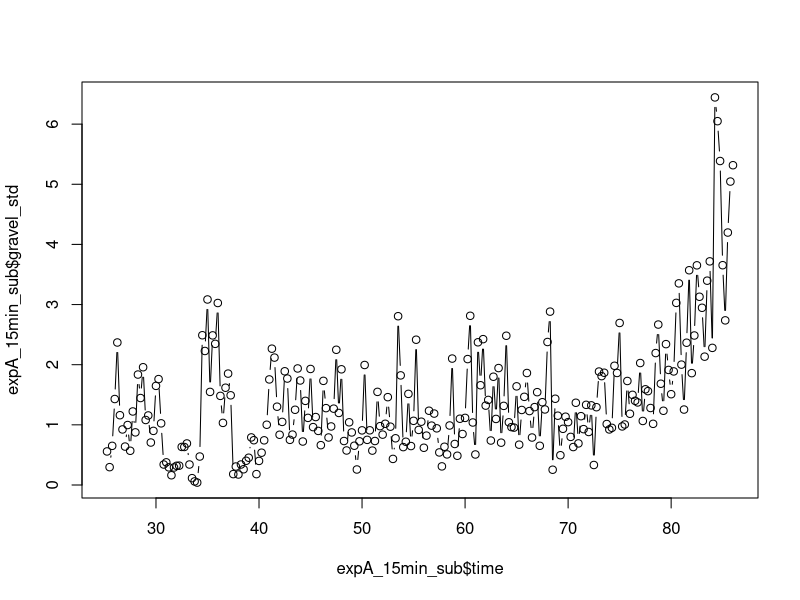
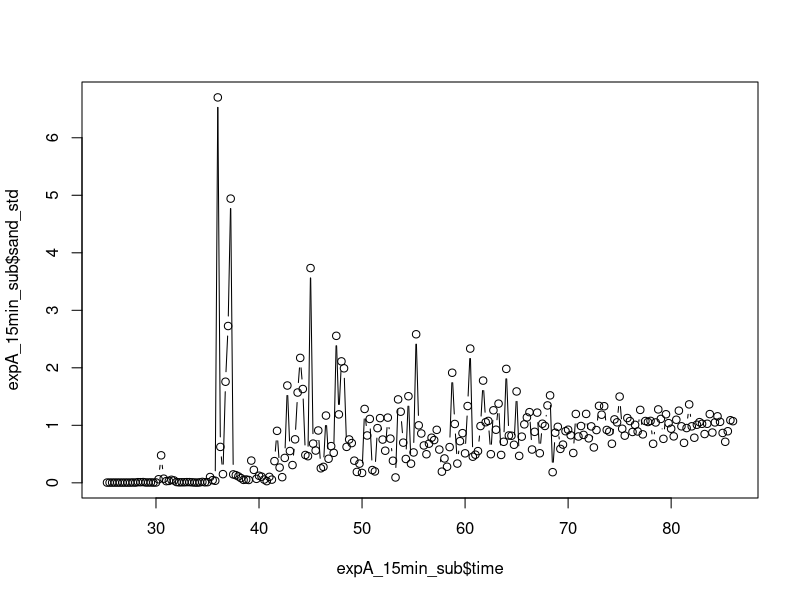

The R script that drew these images, in order: (Note: this script raises an error after producing the figures.)


# Read Marwan's data, subset and rename 5 columns ------------------------------

# Load Experiment A. Gravel feed begins at 10.83 g/ms and decreases to 0 g/ms,
# while the sand feed starts at 0 g/ms and increases to 10.83 g/ms. The
# experiment was run for 88 hrs with a data point every 15 min.

expA_15min <- read.csv("ExpA-15min.csv", header=TRUE)
expA_15min_sub <- expA_15min[,c(3,8:11)]
colnames(expA_15min_sub) <- c("time","gravel_rate","gravel_feed","sand_rate","sand_feed")
head(expA_15min_sub)
expA_15min_sub <- expA_15min_sub[25:277,]

# Standardize data by feed rate:
gravel_std <- expA_15min_sub$gravel_rate / expA_15min_sub$gravel_feed
gravel_std <- ifelse(is.finite(gravel_std)==TRUE,gravel_std,NA)
expA_15min_sub$gravel_std <- gravel_std

sand_std <- expA_15min_sub$sand_rate / expA_15min_sub$sand_feed
sand_std <- ifelse(is.nan(sand_std)==FALSE,sand_std,NA)
expA_15min_sub$sand_std <- sand_std

good <- complete.cases(expA_15min_sub)
expA_15min_sub <- expA_15min_sub[good,]

plot(expA_15min_sub$time,expA_15min_sub$gravel_std,type="b")
plot(expA_15min_sub$time,expA_15min_sub$sand_std,type="b")

expA_dat_n <- select(expA_15min_sub,gravel_std,sand_std)


# Create the timeseries:
expA_ts <- ts(data = expA_dat_n, start = 25, frequency = 4)
head(expA_ts)
tail(expA_ts)
plot(expA_ts)
#expA_ts[1,2] <- NA 
head(expA_ts)

# Set window length (see Golyandina, N., Korobeynikov, A., Shlemov, A., Usevich,
# K., 2013. Multivariate and 2D Extensions of Singular Spectrum Analysis with the
# Rssa Package. arXiv. doi:10.18637/jss.v067.i02):
N_expA <- length(expA_ts[,1])
s_expA <- length(expA_ts[1,])
window_length <- round(s_expA*(N_expA+1)/(s_expA+1))
print(window_length)


# Basic MSSA -------------------------------------------------------------------

s_expA <- ssa(expA_ts, L=window_length, kind="mssa") # Create an SSA object
s_expA # Look inside the SSA object for relevant details
plot(s_expA) # These are the eignevalues
plot(s_expA, type = "vectors", idx = 1:12) # These are the first eigenvectors given by the vector indicies
plot(s_expA, type = "paired", idx = 1:12, plot.contrib = FALSE) # These are the pairs of eigenvectors -- the 'groups' arguement specifies the grouping plot
plot(wcor(s_expA)) # This produces a w-correlation matrix
grouping.auto(s_expA, grouping.method = c("wcor"))

# Stop an determine the eigenvectors that represent the trend:
s_expA_recon <- reconstruct(s_expA, groups = list(1)) #list the eigenvectors that represent the trend -- "s_expA_recon" contains the residuals
expA_trend <- s_expA_recon$F1 #feature vector 1 (F1) represents eignevector 1, while F2 represents eigenvector 2... add additional vectors as needed if the trend is represented by multiple eigenvectos (e.g. s_expA_recon$F1 + s_expA_recon$F2...)
plot(expA_trend) #plot the trend
plot(expA_ts)

# Extract the residuals from the trend:
s_expA_res <- residuals(s_expA_recon) #extract the residuals
plot(s_expA_res) #plot the results and look for cyclical behavoir in the data
period_expA <- spec.pgram(s_expA_res, detrend = FALSE, log = "no") #plot a periodogram and look for periods in the data
period_expA # Looks like a period at 25.6 years for gravel and 7.1 years for sand

# Stop and determine the best choice for L:
s2_expA <- ssa(s_expA_res, L=window_length, kind="mssa") # for better seperatebility, set "L" to the maximium value of "N/2" and evenly divisible by the period
plot(s2_expA) #these are the eignevalues
plot(s2_expA, type = "vectors", idx = 1:12)
plot(s2_expA, type = "paired", idx =1:12, plot.contrib = FALSE) #these are the first six eigenvectors given by the vector indicies
plot(wcor(s2_expA, groups = as.list(1:16))) #this produces a w-correlation matrix
grouping.auto(s2_expA, grouping.method = c("wcor"))

# Stop an determine the eigenvectors that represent the seasonal component:
seasons_expA <- reconstruct(s2_expA, groups = list(1:2,5:6))
parestimate(s2_expA, groups = list(1:2,5:6), method = "esprit")
plot(seasons_expA)
saveRDS(seasons_expA, "output/seasons_expA.rds")

# For convience, repeat the reconstruction in one step:
recon_expA <- reconstruct(s_expA,
                          groups = list(Trend = 1, Seasonality = c(2:3,6:7)))

recon_expA_final <- plot(recon_expA, plot.method = "xyplot", superpose = FALSE,
                         auto.key = list(columns = 3),
                         col = c("blue", "green", "red", "violet"),
                         lty = c(rep(1, 4), rep(2, 4), rep(3, 4)))

print(recon_expA_final)
saveRDS(recon_expA_final, "output/recon_expA_final.rds")


# Examine the noise ------------------------------------------------------------

# Noise Envelope:
res_expA <- residuals(recon_expA) #extract the residuals
env_expA <- ssa(res_expA^2, L=12)
rsd_expA <- sqrt(reconstruct(env_expA, groups=list(1))$F1)

g.noise.plot <- function(res,rsd){
        plot(res[,1], type="l",
             main = "Noise Envelope of Gravel Series",
             xlab = "Time (hrs)",
             ylab = "Scaled Gravel Rate (dimensionless)")
        lines(rsd[,1], type="l",col="red")
        lines(-rsd[,1], type="l",col="red")
}

s.noise.plot <- function(res,rsd){
        plot(res[,2], type="l",
             main = "Noise Envelope of Sand Series",
             xlab = "Time (hrs)",
             ylab = "Scaled Sand Rate (dimensionless)")
        lines(rsd[,2], type="l",col="red")
        lines(-rsd[,2], type="l",col="red")
}


par(mfrow=c(2,1))
g.noise.plot(res_expA,rsd_expA)
s.noise.plot(res_expA,rsd_expA)

saveRDS(res_expA, "output/res_expA.rds")
saveRDS(rsd_expA, "output/rsd_expA.rds")

# Test for white noise
parestimate(s_expA, groups = list(Trend = 1:2, Seasonality = c(3:4,7:8,9:10)),method = "esprit")

# https://robjhyndman.com/hyndsight/ljung-box-test/ For seasonal time series, use h = min(2m,T/5) where T = length of record; m = period of seasonality; h = no. lags to test

Box.test(res_expA[,1],type="Ljung",lag=51)
# Reject the null hypothesis...The gravel data are not independently distributed; they exhibit serial correlation

Box.test(res_expA[,2],type="Ljung",lag=51)
# Reject the null hypothesis...The sand data are not independently distributed; they exhibit serial correlation


boot.mean <- function(x,i){boot.mean <- mean(x[i])}

gres_boot_expA <- boot(abs(res_expA[,1]), boot.mean, R = 10000)
print(gres_boot_expA)
sres_boot_expA <- boot(abs(res_expA[,2]), boot.mean, R = 10000)
print(sres_boot_expA)

# Precent of sigmal explained
1-mean(abs(res_expA[,1]/expA_dat_n[,1]))
1-mean(abs(res_expA[,2]/expA_dat_n[,2]))



# Transform data to orginal units ----------------------------------------------

gravel_signal_n <- data.frame(gravel_signal = expA_trend[,1] + seasons_expA$F1[,1] + seasons_expA$F2[,1] + seasons_expA$F3[,1])
gravel_signal <- gravel_signal_n * norm_expA_dat[1]

sand_signal_n <- data.frame(sand_signal = expA_trend[,2] + seasons_expA$F1[,2] + seasons_expA$F2[,2] + seasons_expA$F3[,2])
sand_signal <- sand_signal_n * norm_expA_dat[2]

gravel_noise_n <- data.frame(gravel_noise = rsd_expA[,1])
gravel_noise <- sweep(gravel_noise_n, 2, norm_expA_dat[1], "*")

sand_noise_n <- data.frame(sand_noise = rsd_expA[,2])
sand_noise <- sweep(sand_noise_n, 2, norm_expA_dat[2], "*")

gravel_trend_n <- data.frame(gravel_trend = expA_trend[,1])
gravel_trend <- sweep(gravel_trend_n, 2, norm_expA_dat[1], "*")

sand_trend_n <- data.frame(sand_trend = expA_trend[,2])
sand_trend <- sweep(sand_trend_n, 2, norm_expA_dat[2], "*")

expA_15min_output <- merge.zoo(gravel_signal,sand_signal,gravel_noise,sand_noise,expA_15min_sub$gravel_rate,expA_15min_sub$sand_rate,expA_15min_sub$gravel_feed,expA_15min_sub$sand_feed)
names(expA_15min_output) <- c("gravel_signal","sand_signal","gravel_noise","sand_noise","gravel_rate","sand_rate","gravel_feed","sand_feed")
expA_15min_output$lower_gravel <- expA_15min_output[,1] - expA_15min_output[,3]
expA_15min_output$upper_gravel <- expA_15min_output[,1] + expA_15min_output[,3]
expA_15min_output$lower_sand <- expA_15min_output[,2] - expA_15min_output[,4]
expA_15min_output$upper_sand <- expA_15min_output[,2] + expA_15min_output[,4]

plot_lims <- expA_15min_output
plot(expA_15min_output$gravel_signal, ylim = c(min(plot_lims),max(plot_lims)), ylab = "Rate (g/ms)", xlab = "Time (hrs)",type = "l",lwd=2,main="Exp A")
lines(expA_15min_output$sand_signal,lwd=2,col="red")
lines(expA_15min_output$upper_gravel,lty=2)
lines(expA_15min_output$lower_gravel,lty=2)
points(expA_15min_output$gravel_rate,pch=1,cex=.5)
lines(expA_15min_output$gravel_feed,type="l",lty=3)
lines(expA_15min_output$upper_sand,lty=2,col="red")
lines(expA_15min_output$lower_sand,lty=2,col="red")
points(expA_15min_output$sand_rate,pch=1,cex=.5,col="red")
lines(expA_15min_output$sand_feed,type="l",lty=3,col="red")

# Output data
write.csv(expA_15min_output,"expA_15min_out.csv")





